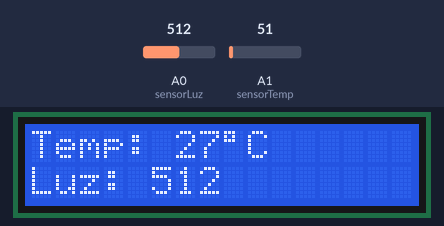
Simulated run of this sketch. Board: Arduino Uno, built with avr-gcc and run on an emulated ATmega328P. On the bench: 16×2 character LCD. Inputs (shaded band) come from the test bench; at power-on: A1 (sensorTemp) = 51, A0 (sensorLuz) = 512.

Above: at 1.8 s.
1.9 s: A1 (sensorTemp) set to 61
At 5.4 s:
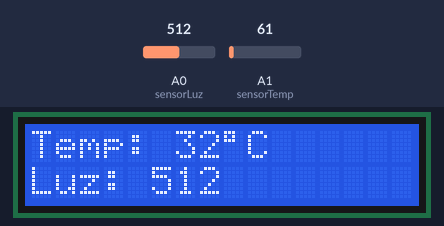
5.9 s: A0 (sensorLuz) set to 716
At 8.1 s:
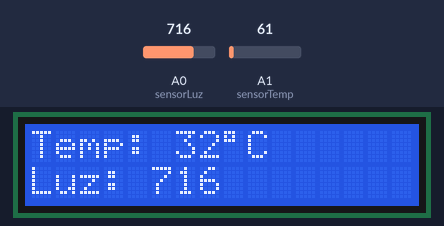
9.1 s: A1 (sensorTemp) set to 71
At 11.9 s:
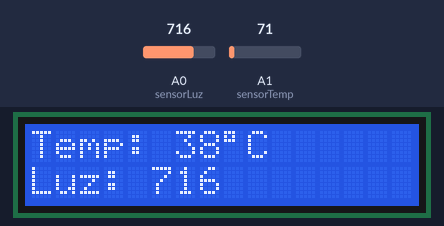
12.3 s: A0 (sensorLuz) set to 900
At 14.6 s:
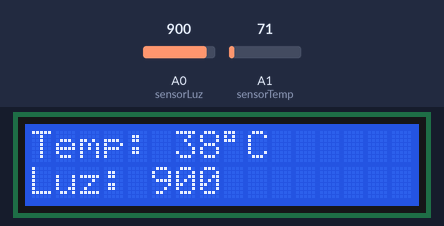
15.5 s: A1 (sensorTemp) set to 86
At 18.4 s:
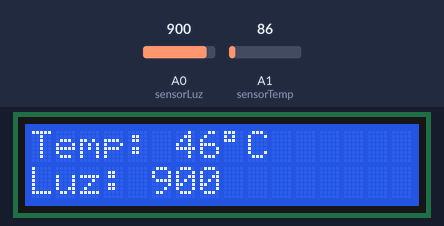
18.7 s: A0 (sensorLuz) set to 1023
At 21.1 s:
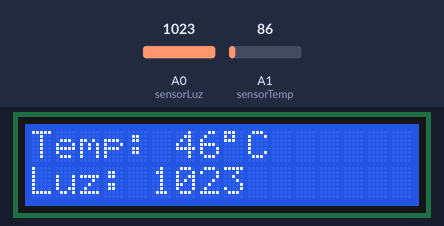
Timing chart, 0 to 22.6 s (numbered marks = the images above; inputs shaded):
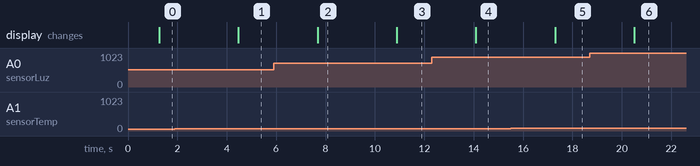

Measured:
- after the input at 1.9 s, the display: changes after 2.6 s (image 1)
- after the input at 5.9 s, the display: changes after 1.8 s (image 2)
- after the input at 9.1 s, the display: changes after 1.8 s (image 3)
- after the input at 12.3 s, the display: changes after 1.8 s (image 4)
- after the input at 15.5 s, the display: changes after 1.8 s (image 5)
- after the input at 18.7 s, the display: changes after 1.8 s (image 6)

The sketch:

display_luz_temp___testar_ainda.ino
```cpp
/*
Projeto Arduino com LCD, sensor de luz e de temperatura.
Por Jota
----------------------------------------
--=<| www.ComoFazerAsCoisas.com.br |>=--
----------------------------------------
*/
#include "LiquidCrystal.h"
#include "Limits.h"
const int sensorLuz  = A0; //Pino analógico em que o sensor de luz está conectado.
const int sensorTemp = A1; //Pino analógico em que o sensor de temperatura está conectado.

int valorSensorLuz  = A0;  //variável usada para ler o valor do sensor de luz.
int valorSensorTemp = 0;  //variável usada para ler o valor do sensor de temperatura.
int menorValorTemp  = INT_MAX;  //Variável usada para armazenar o menor valor da temperatura.

//Criando um objeto da classe LiquidCrystal e
//inicializando com os pinos da interface.
LiquidCrystal lcd(9, 8, 5, 4, 3, 2);

void setup() {
  //Inicializando o LCD e informando o tamanho de 16 colunas e 2 linhas
  //que é o tamanho do LCD JHD 162A usado neste projeto.
  lcd.begin(16, 2);
}

void loop() {
  //Lendo o valor do sensor de luz
  valorSensorLuz  = analogRead(sensorLuz);

  //Para evitar as grandes variações de leitura do componente
  //LM35 são feitas 8 leitura é o menor valor lido prevalece.
  menorValorTemp  = INT_MAX; //Inicializando a variável com o maior valor int possível
  for (int i = 1; i <= 8; i++) {
    //Lendo o valor do sensor de temperatura.
    valorSensorTemp = analogRead(sensorTemp);

    //Transformando valor lido no sensor de temperatura em graus celsius aproximados.
    valorSensorTemp *= 0.54 ;

    //Mantendo sempre a menor temperatura lida
    if (valorSensorTemp < menorValorTemp) {
      menorValorTemp = valorSensorTemp;
    }

   delay(150);
  }

  //Exibindo valor da leitura do sensor de temperatura no display LCD.
  lcd.clear();  //limpa o display do LCD.
  lcd.print("Temp: ");  //imprime a string no display do LCD.
  lcd.print(menorValorTemp);
  lcd.write(B11011111); //Simbolo de graus celsius
  lcd.print("C");

  //Exibindo valor da leitura do sensor de luz no display LCD.
  lcd.setCursor(0,1);  //posiciona o cursor na coluna 0 linha 1 do LCD.
  lcd.print("Luz: ");  //imprime a string no display do LCD.
  lcd.print(valorSensorLuz);

  delay(2000); //aguarda 2 segundos
}
```
